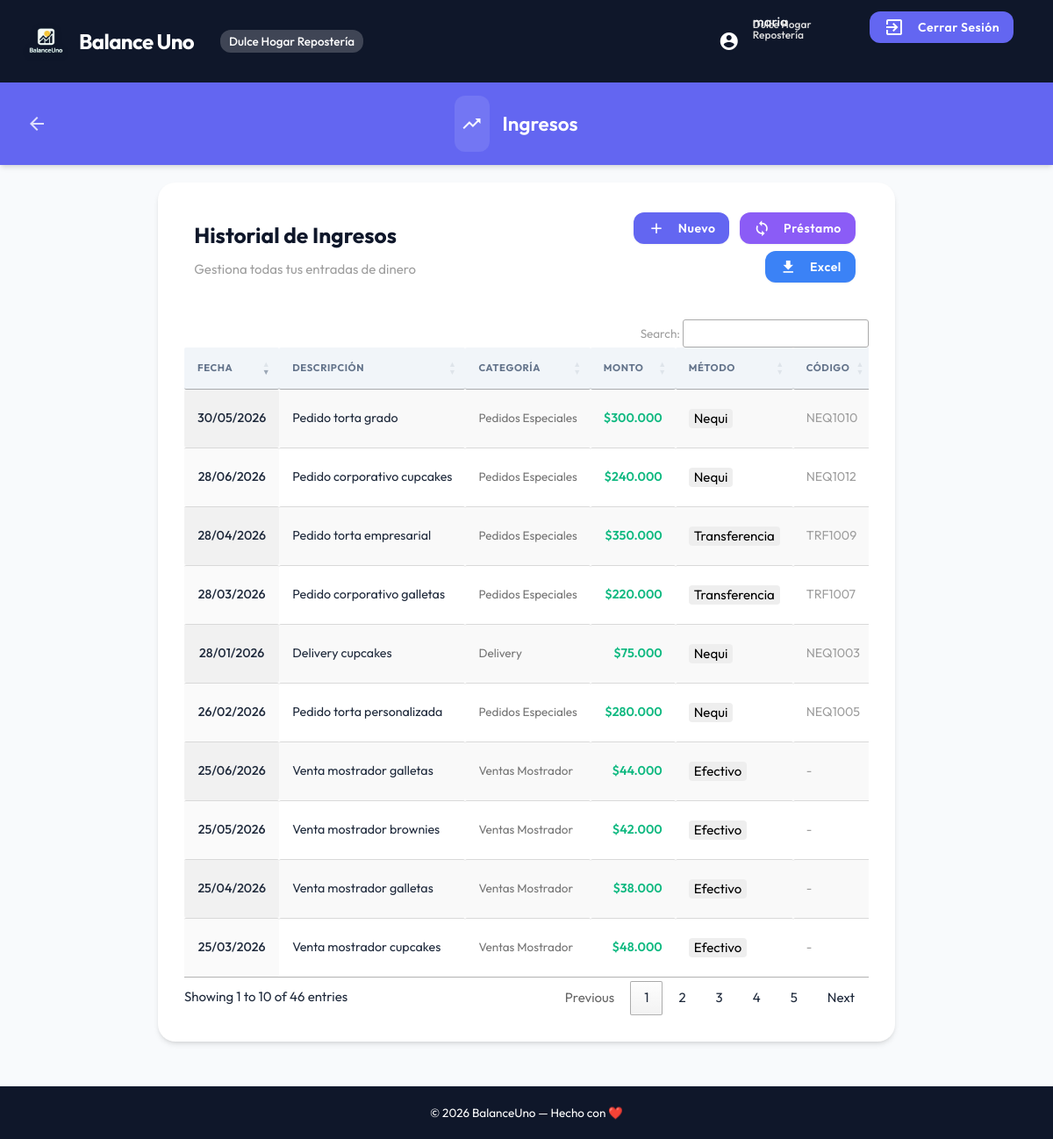
Page /public/index.php?action=incomes (signed in) on the committed database.
### tables this page shows
CREATE TABLE incomes (
  id INT AUTO_INCREMENT PRIMARY KEY,
  company_id INT NOT NULL,
  date DATE NOT NULL,
  description VARCHAR(255) NOT NULL,
  amount DECIMAL(12, 2) NOT NULL,
  payment_method ENUM('Efectivo', 'Nequi', 'Transferencia') NOT NULL,
  code VARCHAR(50) DEFAULT NULL,
  category_id INT DEFAULT NULL,
  payment_status ENUM('Pagado', 'Pendiente') DEFAULT 'Pagado',
  loan_id INT DEFAULT NULL,
  created_at TIMESTAMP DEFAULT CURRENT_TIMESTAMP,
  updated_at TIMESTAMP DEFAULT CURRENT_TIMESTAMP ON UPDATE CURRENT_TIMESTAMP,
  deleted_at TIMESTAMP NULL DEFAULT NULL,
  FOREIGN KEY (company_id) REFERENCES companies(id),
  FOREIGN KEY (category_id) REFERENCES categories(id) ON DELETE SET NULL,
  INDEX idx_company_deleted (company_id, deleted_at)
);

### app/controllers/IncomesController.php (called while the page is built, shortened)
<?php
class IncomesController
{
    private $model;
    private $db;
    public function __construct($db)
    {
        $this->db = $db;
        $this->model = new Income($db);
    }
    public function index()
    {
        $incomes = $this->model->getAll();
        $categoryModel = new Category($this->db);
        $categories = $categoryModel->getByType('ingreso');
        $categoriesMap = [];
        foreach ($categories as $cat) {
            $categoriesMap[$cat['id']] = $cat['name'];
        }
        include __DIR__ . '/../../views/incomes.php';
    }
}

### app/Router.php (called while the page is built, shortened)
<?php
class Router
{
    private $db;
    public function __construct()
    {
        $this->db = Database::getConnection();
    }
    public function handleRequest($action)
    {
        $route = $this->routes[$action];
        $methodName = $route['method'];
        $controller = new $controllerName($this->db);
        $args = [];
        try {
            call_user_func_array([$controller, $methodName], $args);
        } catch (\Exception $e) {
            $this->handleError($e->getMessage());
        }
    }
}

### public/index.php (called while the page is built, shortened)
<?php
$router = new Router();
$action = $_GET['action'] ?? 'dashboard';
$router->handleRequest($action);

### app/models/BaseModel.php (called while the page is built, shortened)
<?php
class BaseModel
{
    protected $db;
    protected $table;
    protected ?int $companyId;
    public function __construct($db, $table)
    {
        $this->db = $db;
        $this->table = $table;
        $this->companyId = $_SESSION['company_id'] ?? null;
    }
    protected function getCompanyId(): int
    {
        return $this->companyId;
    }
    public function getAll()
    {
        $stmt = $this->db->prepare(
            "SELECT * FROM {$this->table} WHERE company_id = :company_id AND deleted_at IS NULL ORDER BY date DESC"
        );
        $stmt->execute(['company_id' => $this->getCompanyId()]);
        return $stmt->fetchAll(PDO::FETCH_ASSOC);
    }
}

### app/models/Category.php (called while the page is built, shortened)
<?php
class Category extends BaseModel
{
    public function getByType($type)
    {
        $stmt = $this->db->prepare(
            "SELECT * FROM categories
             WHERE company_id = :company_id
               AND (type = :type OR type = 'ambos')
               AND deleted_at IS NULL
             ORDER BY name ASC"
        );
        $stmt->execute([
            ':company_id' => $this->getCompanyId(),
            ':type' => $type
        ]);
        return $stmt->fetchAll(PDO::FETCH_ASSOC);
    }
}

### views/incomes.php (the view, shortened to what this page needs)
<?php
include __DIR__ . '/partials/header.php';
include __DIR__ . '/partials/navbar.php';
?>
<section id="main" class="container">
    <div class="dashboard-box">
        <div class="row" style="margin-bottom: 30px;">
            <div class="col s12 m6">
                <h5 style="font-weight: 700; color: var(--primary);">Historial de Ingresos</h5>
                <p class="grey-text">Gestiona todas tus entradas de dinero</p>
            </div>
            <div class="col s12 m6 right-align">
                <a href="#modalCreateIncome" class="btn secondary-color modal-trigger action-btn">
                    <i class="material-icons left">add</i> Nuevo
                </a>
                <a href="#modalCreateIncomeLoan" class="btn loans-color modal-trigger action-btn">
                    <i class="material-icons left">sync</i> Préstamo
                </a>
                <a href="?action=exportIncomesXls" class="btn reports-color action-btn">
                    <i class="material-icons left">file_download</i> Excel
                </a>
            </div>
        </div>
        <table id="incomesTable" class="highlight display nowrap" style="width:100%">
            <thead>
                <tr>
                    <th>Fecha</th>
                    <th>Descripción</th>
                    <th>Categoría</th>
                    <th class="right-align">Monto</th>
                    <th>Método</th>
                    <th>Código</th>
                </tr>
            </thead>
            <tbody>
                <?php foreach ($incomes as $income): ?>
                    <tr>
                        <td style="font-weight: 500;"><?= date('d/m/Y', strtotime($income['date'])) ?></td>
                        <td><?= htmlspecialchars($income['description']) ?></td>
                        <td>
                            <span class="grey-text text-darken-1" style="font-size: 0.9rem;">
                                <?= isset($categoriesMap[$income['category_id']]) ? htmlspecialchars($categoriesMap[$income['category_id']]) : '-' ?>
                            </span>
                        </td>
                        <td class="right-align accent-color-text" style="font-weight: 600;">
                            $<?= number_format($income['amount'], 0, ",", ".") ?>
                        </td>
                        <td>
                            <span class="badge grey lighten-3 black-text" style="float: none; border-radius: 4px;">
                                <?= htmlspecialchars($income['payment_method']) ?>
                            </span>
                        </td>
                        <td class="grey-text"><?= $income['payment_method'] === 'Efectivo' ? '-' : htmlspecialchars($income['code']) ?></td>
                    </tr>
                <?php endforeach; ?>
            </tbody>
        </table>
    </div>
</section>
<?php
include __DIR__ . '/partials/footer.php';
include __DIR__ . '/partials/scripts.php';
?>

### public/css/custom.css (style rules this page uses)
:root { --primary: #0f172a; --primary-light: #1e293b; --secondary: #6366f1; --accent: #10b981; --error: #ef4444; --warning: #f59e0b; --info: #3b82f6; --loans: #8b5cf6; --bg-app: #f8fafc; --text-main: #1e293b; --text-muted: #64748b; --white: #ffffff; --shadow-sm: 0 1px 2px 0 rgb(0 0 0 / 0.05); --shadow-md: 0 4px 6px -1px rgb(0 0 0 / 0.1), 0 2px 4px -2px rgb(0 0 0 / 0.1); --shadow-lg: 0 10px 15px -3px rgb(0 0 0 / 0.1), 0 4px 6px -4px rgb(0 0 0 / 0.1); --transition: all 0.3s cubic-bezier(0.4, 0, 0.2, 1); }
body { font-family: "Outfit", sans-serif; }
html, body { margin: 0; padding: 0; width: 100%; height: 100%; background-color: var(--bg-app); color: var(--text-main); }
body.container { width: 100%; max-width: none !important; display: flex; flex-direction: column; min-height: 100vh; }
#main { flex: 1; padding: 20px 0; }
.secondary-color { background-color: var(--secondary) !important; }
.dashboard-box { background: var(--white); border-radius: 20px; padding: 30px; margin-bottom: 30px; box-shadow: var(--shadow-md); }
thead { background: #f1f5f9; }
th { text-transform: uppercase; font-size: 0.75rem; letter-spacing: 0.05em; color: var(--text-muted); padding: 15px !important; }
td { padding: 15px !important; font-size: 0.95rem; }
.btn, .btn-large { border-radius: 12px !important; text-transform: none !important; font-weight: 600 !important; box-shadow: var(--shadow-sm) !important; transition: var(--transition); }
.action-btn { margin: 4px; }
.reports-color { background-color: var(--info) !important; }
.loans-color { background-color: var(--loans) !important; }
.accent-color-text { color: var(--accent) !important; }
.dashboard-box { overflow-x: hidden; }

### rows in the picture
incomes: date "28/06/2026", description "Pedido corporativo cupcakes", category "Pedidos Especiales", amount "240.000", payment_method "Nequi", code "NEQ1012"
incomes: date "25/06/2026", description "Venta mostrador galletas", category "Ventas Mostrador", amount "44.000", payment_method "Efectivo"
incomes: date "30/05/2026", description "Pedido torta grado", category "Pedidos Especiales", amount "300.000", payment_method "Nequi", code "NEQ1010"
incomes: date "25/05/2026", description "Venta mostrador brownies", category "Ventas Mostrador", amount "42.000", payment_method "Efectivo"
incomes: date "28/04/2026", description "Pedido torta empresarial", category "Pedidos Especiales", amount "350.000", payment_method "Transferencia", code "TRF1009"
incomes: date "25/04/2026", description "Venta mostrador galletas", category "Ventas Mostrador", amount "38.000", payment_method "Efectivo"
incomes: date "28/03/2026", description "Pedido corporativo galletas", category "Pedidos Especiales", amount "220.000", payment_method "Transferencia", code "TRF1007"
incomes: date "25/03/2026", description "Venta mostrador cupcakes", category "Ventas Mostrador", amount "48.000", payment_method "Efectivo"
incomes: date "26/02/2026", description "Pedido torta personalizada", category "Pedidos Especiales", amount "280.000", payment_method "Nequi", code "NEQ1005"
incomes: date "28/01/2026", description "Delivery cupcakes", category "Delivery", amount "75.000", payment_method "Nequi", code "NEQ1003"

### other values in the picture
$_SESSION['company_name'] "Dulce Hogar Repostería"
$_SESSION['username'] "maria"
$pageTitle "Ingresos"
